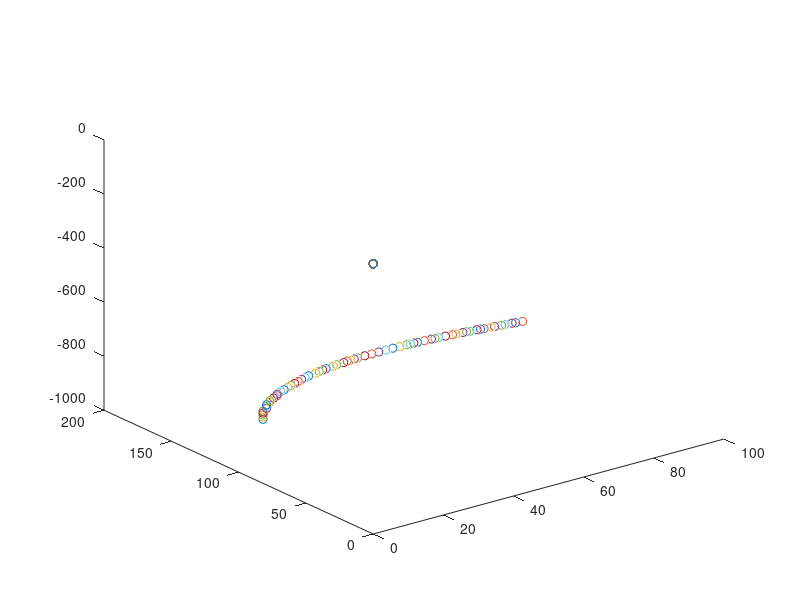

Write the MATLAB code that produced this figure. (Note: this script raises an error after producing the figure.)

point1_img_camera1 = [25,147,-1000];  point2_img_camera1 = [238,147,-1100];  ...
        point1_img_camera2 = [100,147,-900];  point2_img_camera2 = [80,147,-1100]; 
P0 = point1_img_camera1;
P1 = [25,147,-800];
P2 = point1_img_camera2;
m = 1 ;
n=zeros(100,3);
n(m,:) = P0;
for m=1:100
    t = m/100;
    temp = (1-t)^2*P0+2*t*(1-t)*P1+t^2*P2;
    n = round(n);
    if (temp(1,1)-n(m,1))>=1
        n(m+1,:) = temp;
    end
    plot3(n(m,1),n(m,2),n(m,3),'o')
    hold on
end



clear
point1_img_camera1 = [25,147,-1000];  point2_img_camera1 = [238,147,-1100];  ...
        point1_img_camera2 = [100,147,-900];  point2_img_camera2 = [80,147,-1100]; 
P0 = point1_img_camera1;
P1 = [25,147,-800];
P2 = point1_img_camera2;
m = 1 ;
n(m,:) = P0;
while 1
    m = m+1;
    t = m/100;
    temp =(1-t)^2*P0+2*t*(1-t)*P1+t^2*P2;
    n = round(n);
    if temp(1,1) ~= n(m,1)
        n(m,:) = temp;
        plot3(n(m,1),n(m,2),n(m,3),'o')
        hold on
    end
    if temp(1,1) == P2(1,1)
        break
    end
end

clear
% 定义三个控制点
P0 = [25, -1000];
P1 = [25, -800];
P2 = [100, -900];

% 构建bezier曲线
t = linspace(0, 1, 1000);
x = (1-t).^2 * P0(1) + 2*(1-t).*t*P1(1) + t.^2*P2(1);
y = (1-t).^2 * P0(2) + 2*(1-t).*t*P1(2) + t.^2*P2(2);

% 提取x=25到x=100之间的点
idx = find(x>=25 & x<=100);
x_selected = round(x(idx)); % 四舍五入为整数
y_selected = round(y(idx));

% 绘制曲线
figure;
plot(P0(1), P0(2), 'o', 'MarkerSize', 10, 'LineWidth', 2); hold on;
plot(P1(1), P1(2), 'o', 'MarkerSize', 10, 'LineWidth', 2);
plot(P2(1), P2(2), 'o', 'MarkerSize', 10, 'LineWidth', 2);
plot(x, y, 'LineWidth', 2);
plot(x_selected, y_selected, 'ro', 'MarkerSize', 10, 'LineWidth', 2);
axis equal;
legend('P0', 'P1', 'P2', 'Bezier曲线', '选定点');

% 获取二值化图像的矩形边框
stats = regionprops('table', imfill_img_camera1, 'BoundingBox','Extrema');
a = stats.BoundingBox;
% 显示图像和边框
imshow(imfill_img_camera1);
hold on;
rectangle('Position', stats.BoundingBox, 'EdgeColor', 'r', 'LineWidth', 2);



figure(2)
plot3(point1_3d_img_camera1(1,1),point1_3d_img_camera1(1,2),point1_3d_img_camera1(1,3), 'bo', 'MarkerSize', 10, 'LineWidth', 2)
hold on
plot3(point2_3d_img_camera1(1,1),point2_3d_img_camera1(1,2),point2_3d_img_camera1(1,3), 'ro', 'MarkerSize', 10, 'LineWidth', 2)
hold on
plot3(point1_3d_img_camera2(1,1),point1_3d_img_camera2(1,2),point1_3d_img_camera2(1,3), 'ko', 'MarkerSize', 10, 'LineWidth', 2)
hold on
plot3(point2_3d_img_camera2(1,1),point2_3d_img_camera2(1,2),point2_3d_img_camera2(1,3), 'go', 'MarkerSize', 10, 'LineWidth', 2)
hold on
plot3(P_a_camera1and2(1,1),P_a_camera1and2(1,2),P_a_camera1and2(1,3), 'y*', 'MarkerSize', 10, 'LineWidth', 2)
hold on
plot3(P_b_camera1and2(1,1),P_b_camera1and2(1,2),P_b_camera1and2(1,3), 'y*', 'MarkerSize', 10, 'LineWidth', 2)
hold on
plot3(P_c_camera1and2(1,1),P_c_camera1and2(1,2),P_c_camera1and2(1,3), 'y*', 'MarkerSize', 10, 'LineWidth', 2)
hold on
plot3(P_d_camera1and2(1,1),P_d_camera1and2(1,2),P_d_camera1and2(1,3), 'y*', 'MarkerSize', 10, 'LineWidth', 2)
axis equal
view(0,180)

    point1 = point1_3d_img_camera1(1,:)
    point2 = point1_3d_img_camera2(1,:)
    ab1 = tan(camera1)
    ab2 = -tan(camera2)
    cb1 = ab1*point1(1,1)+0*point1(1,3)
    cb2 = ab2*point2(1,1)+1*point2(1,3)
    line1 = [ab1, 0]
    line2 = [ab2, 1]
    Point = [line1;line2]\[cb1;cb2]
    Point_camera1and2 = [Point(1,1),point1(1,2),Point(2,1)]


A = magic(3);
B = [15; 15; 15];
x = A\B


